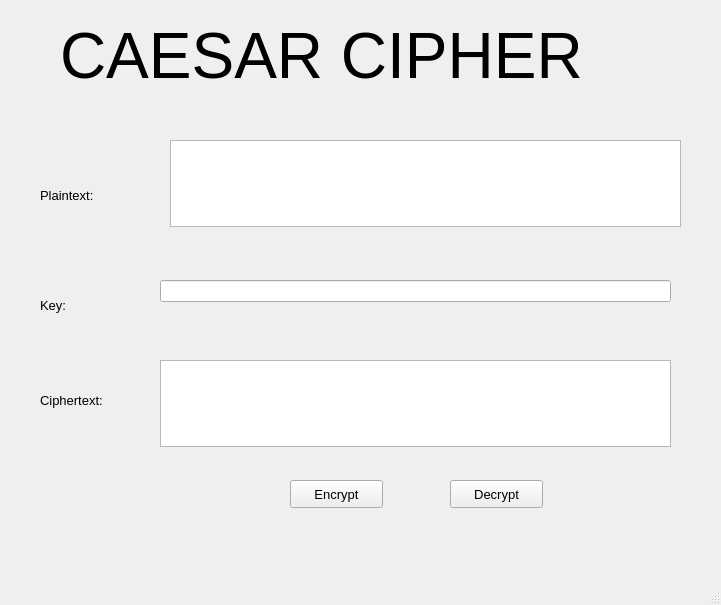
<?xml version="1.0" encoding="UTF-8"?>
<ui version="4.0">
 <class>MainWindow</class>
 <widget class="QMainWindow" name="MainWindow">
  <property name="geometry">
   <rect>
    <x>0</x>
    <y>0</y>
    <width>721</width>
    <height>605</height>
   </rect>
  </property>
  <property name="windowTitle">
   <string>Caesar Cipher</string>
  </property>
  <widget class="QWidget" name="centralwidget">
   <widget class="QLabel" name="label">
    <property name="geometry">
     <rect>
      <x>60</x>
      <y>20</y>
      <width>601</width>
      <height>71</height>
     </rect>
    </property>
    <property name="font">
     <font>
      <pointsize>48</pointsize>
     </font>
    </property>
    <property name="text">
     <string>CAESAR CIPHER</string>
    </property>
   </widget>
   <widget class="QLabel" name="label_2">
    <property name="geometry">
     <rect>
      <x>40</x>
      <y>180</y>
      <width>91</width>
      <height>31</height>
     </rect>
    </property>
    <property name="font">
     <font>
      <pointsize>10</pointsize>
     </font>
    </property>
    <property name="text">
     <string>Plaintext:</string>
    </property>
   </widget>
   <widget class="QLabel" name="label_3">
    <property name="geometry">
     <rect>
      <x>40</x>
      <y>280</y>
      <width>55</width>
      <height>51</height>
     </rect>
    </property>
    <property name="font">
     <font>
      <pointsize>10</pointsize>
     </font>
    </property>
    <property name="text">
     <string>Key:</string>
    </property>
   </widget>
   <widget class="QLabel" name="label_4">
    <property name="geometry">
     <rect>
      <x>40</x>
      <y>380</y>
      <width>91</width>
      <height>41</height>
     </rect>
    </property>
    <property name="font">
     <font>
      <pointsize>10</pointsize>
     </font>
    </property>
    <property name="text">
     <string>Ciphertext:</string>
    </property>
   </widget>
   <widget class="QTextEdit" name="txt_plain_text">
    <property name="geometry">
     <rect>
      <x>170</x>
      <y>140</y>
      <width>511</width>
      <height>87</height>
     </rect>
    </property>
   </widget>
   <widget class="QTextEdit" name="txt_cipher_text">
    <property name="geometry">
     <rect>
      <x>160</x>
      <y>360</y>
      <width>511</width>
      <height>87</height>
     </rect>
    </property>
   </widget>
   <widget class="QPushButton" name="btn_encrypt">
    <property name="geometry">
     <rect>
      <x>290</x>
      <y>480</y>
      <width>93</width>
      <height>28</height>
     </rect>
    </property>
    <property name="font">
     <font>
      <pointsize>10</pointsize>
     </font>
    </property>
    <property name="text">
     <string>Encrypt</string>
    </property>
   </widget>
   <widget class="QPushButton" name="btn_decrypt">
    <property name="geometry">
     <rect>
      <x>450</x>
      <y>480</y>
      <width>93</width>
      <height>28</height>
     </rect>
    </property>
    <property name="font">
     <font>
      <pointsize>10</pointsize>
     </font>
    </property>
    <property name="text">
     <string>Decrypt</string>
    </property>
   </widget>
   <widget class="QLineEdit" name="txt_key">
    <property name="geometry">
     <rect>
      <x>160</x>
      <y>280</y>
      <width>511</width>
      <height>22</height>
     </rect>
    </property>
   </widget>
  </widget>
  <widget class="QMenuBar" name="menubar">
   <property name="geometry">
    <rect>
     <x>0</x>
     <y>0</y>
     <width>721</width>
     <height>26</height>
    </rect>
   </property>
  </widget>
  <widget class="QStatusBar" name="statusbar"/>
 </widget>
 <resources/>
 <connections/>
</ui>
